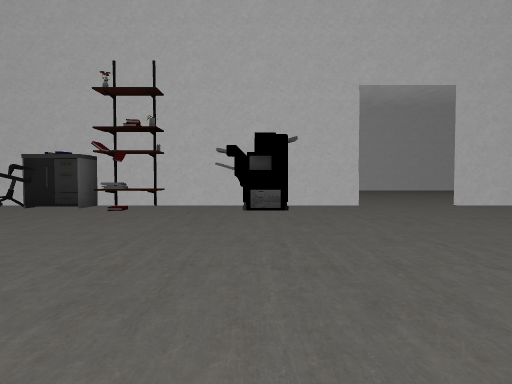
[1] (above)

22 first-person views from a walk through a scene from a Unity 3-D project. The camera is 0.49 m above the floor, tilts 2° down and sees 75° across. Doors are open. The floor is counted in squares, 1 m on a side. Each view is taken from the middle of a square. On the plan, view 1 faces up. The plan holds only what a view shows up to about 9 squares ahead; the rest is blank. The place goes on beyond the plan.

[2]
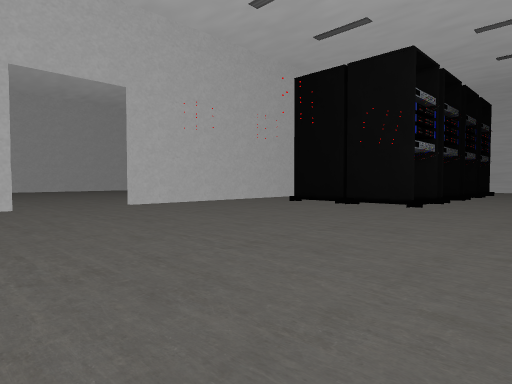

[3]
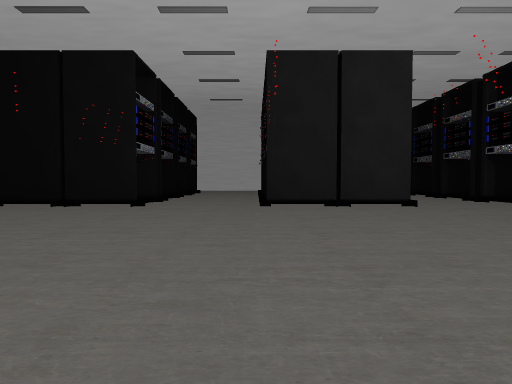

[4]
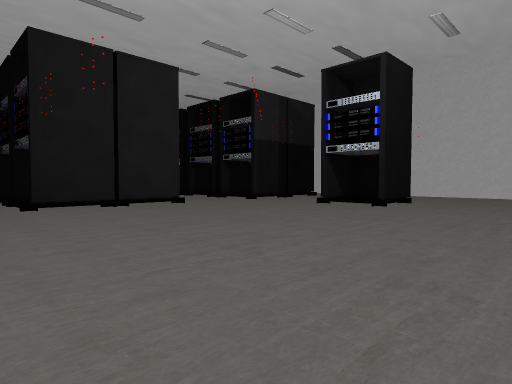

[5]
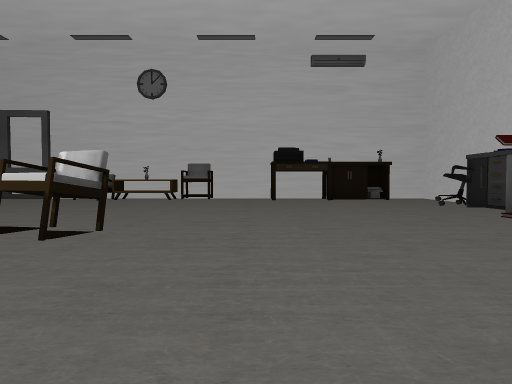

[6]
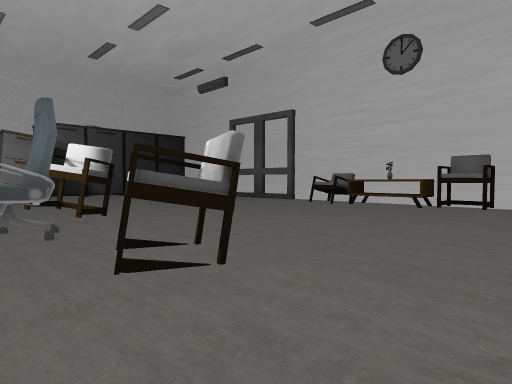

[7]
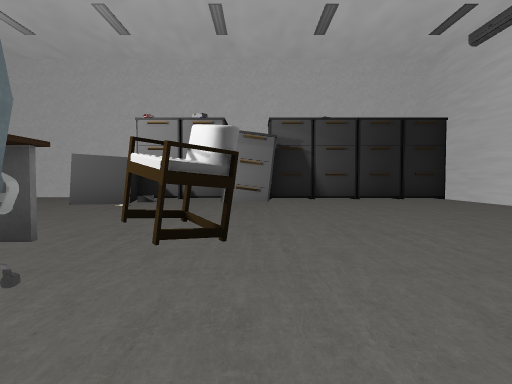

[8]
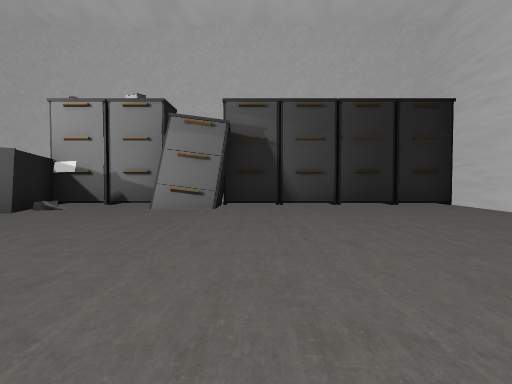

[9]
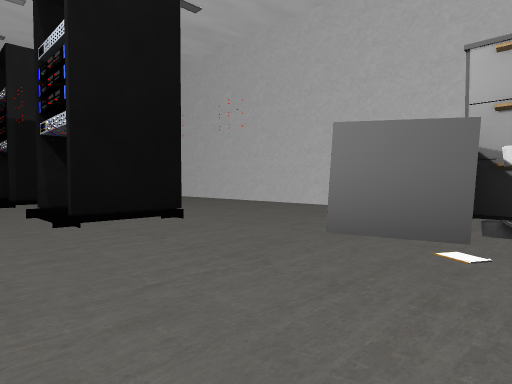

[10]
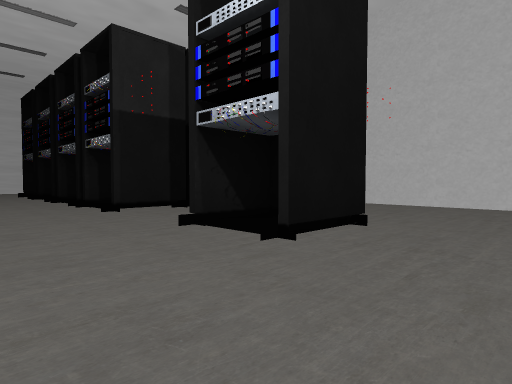

[11]
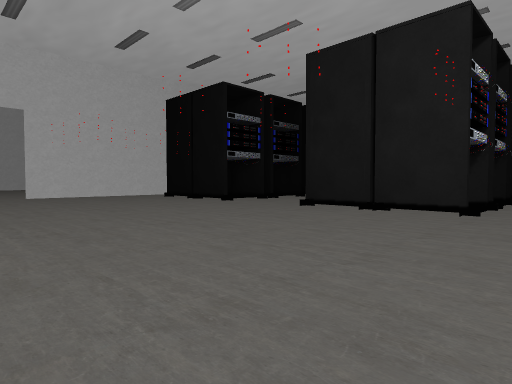

[12]
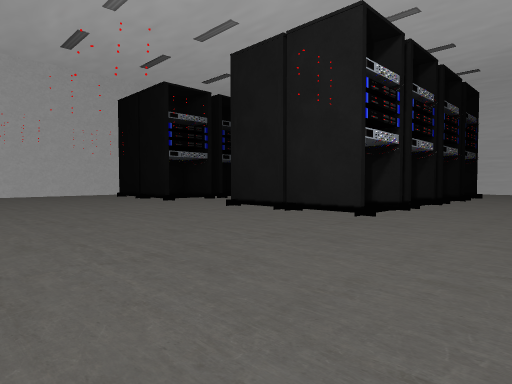

[13]
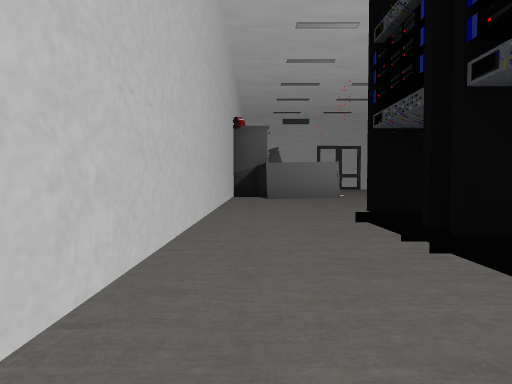

[14]
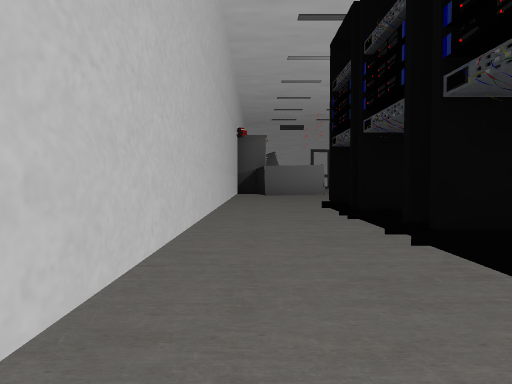

[15]
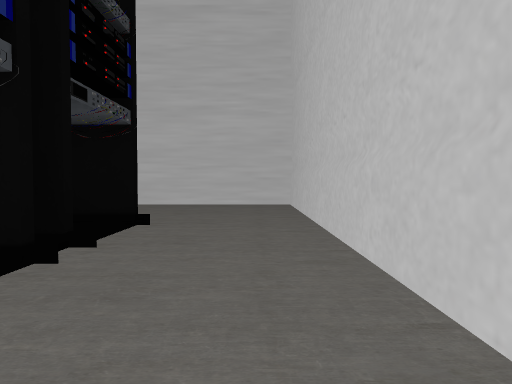

[16]
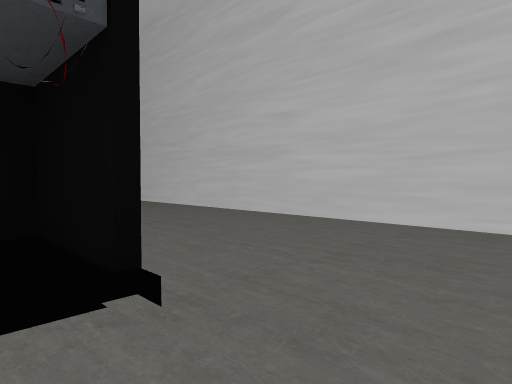

[17]
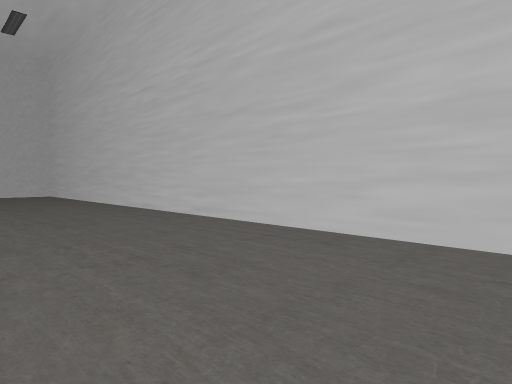

[18]
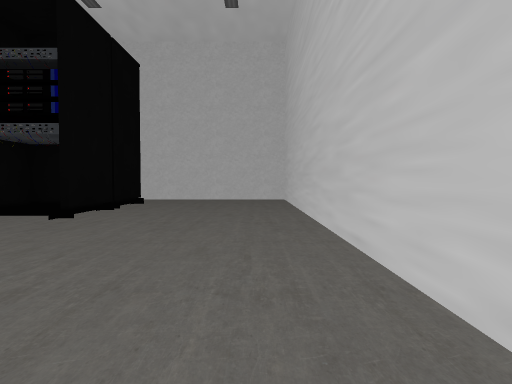

[19]
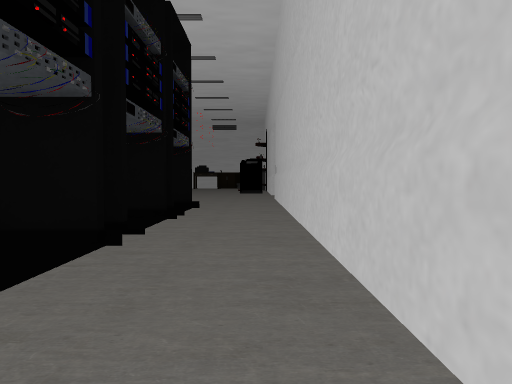

[20]
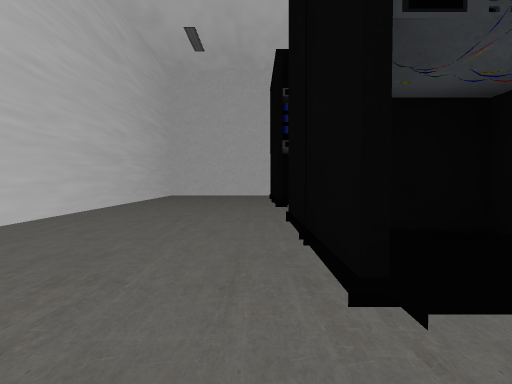

[21]
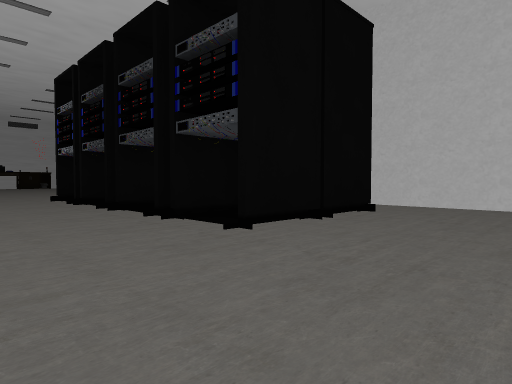

[22]
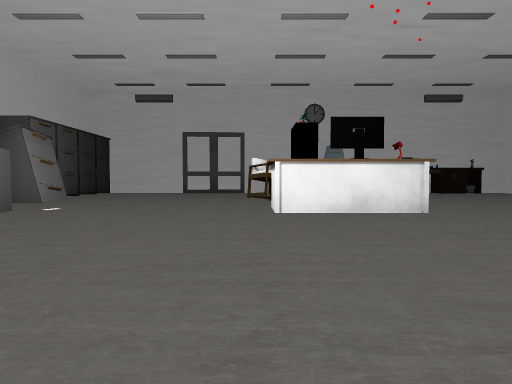

### Floor plan
Points are (right, up) in squares from view 1. A wall is a line through its corners. A room is listed if a view was taken in it or the views show most of it. See-through windows are left out.
Room 1 (views 1, 2, 3, 4, 5, 6, 7, 8, 9, 10, 11, 12, 13, 14, 15, 16, 17, 18, 19, 20, 21, 22)
walls: (2, -9.7) (16.7, -9.7) (16.7, 6.5) (3.9, 6.5); (2.1, 6.5) (-3.1, 6.5) (-3.1, 5.8) (-3.5, 5.8); (-6.8, -3.4) (-6.7, -4.6); (-6.9, -2.4) (-6.9, -3.5); (-6.9, -6.4) (-6.9, -8.7); (-6.9, 2.5) (-6.9, 0.5); (-4.5, 6.5) (-6.9, 6.5) (-6.9, 5.5); (-6.9, 3.9) (-6.9, 3.4)
low walls: (-2.4, 6.1) (-2.9, 6.1)
ways out: open door at (3, 6.5)
objects: other object (-7, -2) to (-6, -2); other object (-7, -1); other object (-7, 0); other object (-7, 3) to (-6, 3); other object (-7, 5); other object (-6, -9); other object (-6, -1); other object (-5, -9); other object (-4, -9); other object (-4, 6); other object (-3, -9) to (-2, -9); other object (-2, -8) to (-1, -8); other object (-2, -3) to (-1, -2); other object (-2, 5); other object (-2, 6); other object (-1, -9); other object (-1, -1); other object (-1, 0); other object (-1, 6) to (0, 6); other object (0, -3) to (1, -3); other object (0, -2) to (1, -1); other object (1, -9); other object (1, -9) to (2, -7); other object (1, -1); other object (4, -6) to (5, -5); other object (7, -7) to (9, -6); other object (7, -6) to (8, -5); other object (7, -3) to (9, -2); other object (7, -1) to (9, 0); other object (7, 2) to (8, 3); other object (7, 4) to (9, 5); other object (9, -8) to (10, -7); other object (9, -6) to (10, -5); other object (9, -3) to (10, -2); other object (9, -1) to (10, 0); other object (9, 2) to (10, 3); other object (9, 4) to (10, 5); other object (11, -8) to (12, -6); other object (11, -5); other object (11, -3) to (11, -2); other object (11, 2) to (12, 3); other object (11, 4) to (12, 5); other object (12, -6) to (13, -5); other object (12, -3) to (13, -2); other object (12, -1) to (13, 0); other object (13, -7); other object (13, 3); other object (13, 4)

Positions as (right, up) in squares from view 1, and headings:
1: (0, 0), facing up
2: (1, 0), facing up-right
3: (1, 0), facing right
4: (1, 1), facing down-right
5: (2, 2), facing left
6: (0, 2), facing down-left
7: (-2, 0), facing down
8: (-3, -2), facing down
9: (0, -4), facing down-right
10: (2, -3), facing down-right
11: (2, -4), facing up-right
12: (3, -5), facing up-right
13: (11, -9), facing left
14: (13, -9), facing left
15: (10, -9), facing right
16: (13, -9), facing up-right
17: (14, -5), facing up-right
18: (16, -2), facing up
19: (13, 6), facing left
20: (14, 1), facing down
21: (16, 0), facing up-left
22: (6, -3), facing left
